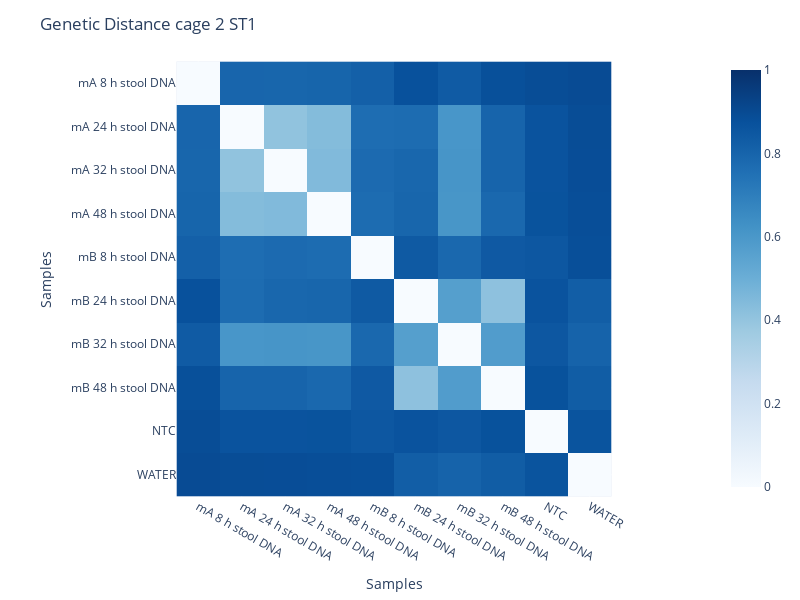
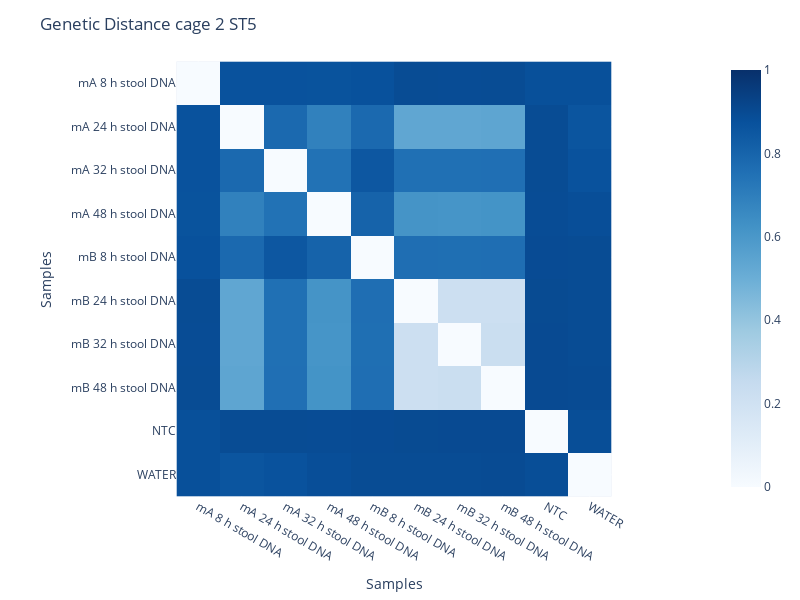

Notebook cell for these charts, in order:
### Markdown cell above
# Cage 2 ST1 and ST5

### Code cell
df = read_GD_tables('/Volumes/sd/faith/MTCSB/projects/P4-barcoding_strains/20241029_analysis/rerun/P4C1T8/GD/c2_ST1')
df_meta = pd.read_csv('/Users/ruprec01/Documents/Faith_lab/Git/population_bottlenecks/input_files/metadata/P4C1T8-sample_sheets - P4C1T8.tsv', sep = "\t")
li_samples = [str(i).split("_")[0] for i in df.columns]

df_meta['sample_names'] = df_meta['mouse_id'] + " " + df_meta['time_point_h'] + " " + df_meta['sample_type']
df_meta['sample_names']

df.index = [df_meta.loc[df_meta['sample_id'] == str(i).split("_")[0]]['sample_names'].to_list()[0] if 's' in i else str(i).split("_")[0] for i in df.columns]
df.columns = [df_meta.loc[df_meta['sample_id'] == str(i).split("_")[0]]['sample_names'].to_list()[0] if 's' in i else str(i).split("_")[0] for i in df.columns]
fig = px.imshow(df,
                color_continuous_scale=px.colors.sequential.Blues,
                range_color=[0, 1],
                width = 800,
                height = 600)
fig.update_layout(
    title="Genetic Distance cage 2 ST1",
    xaxis_title="Samples",
    yaxis_title="Samples"
)
fig.show()
fig.write_image('GD_c2-ST1.png', scale = 2)

#ST5
df = read_GD_tables('/Volumes/sd/faith/MTCSB/projects/P4-barcoding_strains/20241029_analysis/rerun/P4C1T8/GD/c2_ST5')
df_meta = pd.read_csv('/Users/ruprec01/Documents/Faith_lab/Git/population_bottlenecks/input_files/metadata/P4C1T8-sample_sheets - P4C1T8.tsv', sep = "\t")
li_samples = [str(i).split("_")[0] for i in df.columns]

df_meta['sample_names'] = df_meta['mouse_id'] + " " + df_meta['time_point_h'] + " " + df_meta['sample_type']
df_meta['sample_names']

df.index = [df_meta.loc[df_meta['sample_id'] == str(i).split("_")[0]]['sample_names'].to_list()[0] if 's' in i else str(i).split("_")[0] for i in df.columns]
df.columns = [df_meta.loc[df_meta['sample_id'] == str(i).split("_")[0]]['sample_names'].to_list()[0] if 's' in i else str(i).split("_")[0] for i in df.columns]
fig = px.imshow(df,
                color_continuous_scale=px.colors.sequential.Blues,
                range_color=[0, 1],
                width = 800,
                height = 600)
fig.update_layout(
    title="Genetic Distance cage 2 ST5",
    xaxis_title="Samples",
    yaxis_title="Samples"
)
fig.show()
fig.write_image('GD_c2-ST5.png', scale = 2)

### Figure 1 — Plotly figure (JSON) as saved in the notebook; plotly's stock layout.template omitted (floating-point values rounded to 4 significant figures)
{"data": [{"coloraxis": "coloraxis", "hovertemplate": "x: %{x}<br>y: %{y}<br>color: %{z}<extra></extra>", "name": "0", "type": "heatmap", "x": ["mA 8 h stool DNA", "mA 24 h stool DNA", "mA 32 h stool DNA", "mA 48 h stool DNA", "mB 8 h stool DNA", "mB 24 h stool DNA", "mB 32 h stool DNA", "mB 48 h stool DNA", "NTC", "WATER"], "xaxis": "x", "y": ["mA 8 h stool DNA", "mA 24 h stool DNA", "mA 32 h stool DNA", "mA 48 h stool DNA", "mB 8 h stool DNA", "mB 24 h stool DNA", "mB 32 h stool DNA", "mB 48 h stool DNA", "NTC", "WATER"], "yaxis": "y", "z": [[0.0, 0.7955, 0.794, 0.798, 0.8166, 0.8747, 0.8373, 0.8791, 0.8892, 0.8964], [0.7955, 0.0, 0.4072, 0.4381, 0.7664, 0.769, 0.6053, 0.8019, 0.8673, 0.8894], [0.794, 0.4072, 0.0, 0.4454, 0.7769, 0.7882, 0.611, 0.8018, 0.8667, 0.8886], [0.798, 0.4381, 0.4454, 0.0, 0.7687, 0.7929, 0.607, 0.7861, 0.8689, 0.8859], [0.8166, 0.7664, 0.7769, 0.7687, 0.0, 0.8399, 0.7857, 0.8421, 0.8523, 0.882], [0.8747, 0.769, 0.7882, 0.7929, 0.8399, 0.0, 0.5671, 0.4133, 0.8672, 0.8245], [0.8373, 0.6053, 0.611, 0.607, 0.7857, 0.5671, 9.486e-09, 0.5783, 0.8515, 0.8043], [0.8791, 0.8019, 0.8018, 0.7861, 0.8421, 0.4133, 0.5783, 0.0, 0.8725, 0.83], [0.8892, 0.8673, 0.8667, 0.8689, 0.8523, 0.8672, 0.8515, 0.8725, 0.0, 0.8645], [0.8964, 0.8894, 0.8886, 0.8859, 0.882, 0.8245, 0.8043, 0.83, 0.8645, 0.0]]}], "layout": {"coloraxis": {"cmax": 1, "cmin": 0, "colorscale": [[0, "rgb(247,251,255)"], [0.125, "rgb(222,235,247)"], [0.25, "rgb(198,219,239)"], [0.375, "rgb(158,202,225)"], [0.5, "rgb(107,174,214)"], [0.625, "rgb(66,146,198)"], [0.75, "rgb(33,113,181)"], [0.875, "rgb(8,81,156)"], [1, "rgb(8,48,107)"]]}, "height": 600, "margin": {"t": 60}, "title": {"text": "Genetic Distance cage 2 ST1"}, "width": 800, "xaxis": {"anchor": "y", "constrain": "domain", "domain": [0, 1], "scaleanchor": "y", "title": {"text": "Samples"}}, "yaxis": {"anchor": "x", "autorange": "reversed", "constrain": "domain", "domain": [0, 1], "title": {"text": "Samples"}}}}

### Figure 2 — Plotly figure (JSON) as saved in the notebook; plotly's stock layout.template omitted (floating-point values rounded to 4 significant figures)
{"data": [{"coloraxis": "coloraxis", "hovertemplate": "x: %{x}<br>y: %{y}<br>color: %{z}<extra></extra>", "name": "0", "type": "heatmap", "x": ["mA 8 h stool DNA", "mA 24 h stool DNA", "mA 32 h stool DNA", "mA 48 h stool DNA", "mB 8 h stool DNA", "mB 24 h stool DNA", "mB 32 h stool DNA", "mB 48 h stool DNA", "NTC", "WATER"], "xaxis": "x", "y": ["mA 8 h stool DNA", "mA 24 h stool DNA", "mA 32 h stool DNA", "mA 48 h stool DNA", "mB 8 h stool DNA", "mB 24 h stool DNA", "mB 32 h stool DNA", "mB 48 h stool DNA", "NTC", "WATER"], "yaxis": "y", "z": [[0.0, 0.8717, 0.8696, 0.8682, 0.8734, 0.8943, 0.8931, 0.8945, 0.8791, 0.8799], [0.8717, 0.0, 0.7797, 0.6887, 0.7806, 0.5345, 0.5336, 0.5398, 0.8958, 0.861], [0.8696, 0.7797, 0.0, 0.7465, 0.8508, 0.7548, 0.7535, 0.7566, 0.8946, 0.8719], [0.8682, 0.6887, 0.7465, 0.0, 0.8055, 0.6169, 0.6131, 0.6181, 0.8935, 0.8847], [0.8734, 0.7806, 0.8508, 0.8055, 0.0, 0.7599, 0.7587, 0.7621, 0.896, 0.8955], [0.8943, 0.5345, 0.7548, 0.6169, 0.7599, 0.0, 0.2167, 0.2168, 0.8993, 0.8957], [0.8931, 0.5336, 0.7535, 0.6131, 0.7587, 0.2167, 0.0, 0.2276, 0.8996, 0.8955], [0.8945, 0.5398, 0.7566, 0.6181, 0.7621, 0.2168, 0.2276, 0.0, 0.8997, 0.8973], [0.8791, 0.8958, 0.8946, 0.8935, 0.896, 0.8993, 0.8996, 0.8997, 0.0, 0.8871], [0.8799, 0.861, 0.8719, 0.8847, 0.8955, 0.8957, 0.8955, 0.8973, 0.8871, 0.0]]}], "layout": {"coloraxis": {"cmax": 1, "cmin": 0, "colorscale": [[0, "rgb(247,251,255)"], [0.125, "rgb(222,235,247)"], [0.25, "rgb(198,219,239)"], [0.375, "rgb(158,202,225)"], [0.5, "rgb(107,174,214)"], [0.625, "rgb(66,146,198)"], [0.75, "rgb(33,113,181)"], [0.875, "rgb(8,81,156)"], [1, "rgb(8,48,107)"]]}, "height": 600, "margin": {"t": 60}, "title": {"text": "Genetic Distance cage 2 ST5"}, "width": 800, "xaxis": {"anchor": "y", "constrain": "domain", "domain": [0, 1], "scaleanchor": "y", "title": {"text": "Samples"}}, "yaxis": {"anchor": "x", "autorange": "reversed", "constrain": "domain", "domain": [0, 1], "title": {"text": "Samples"}}}}
